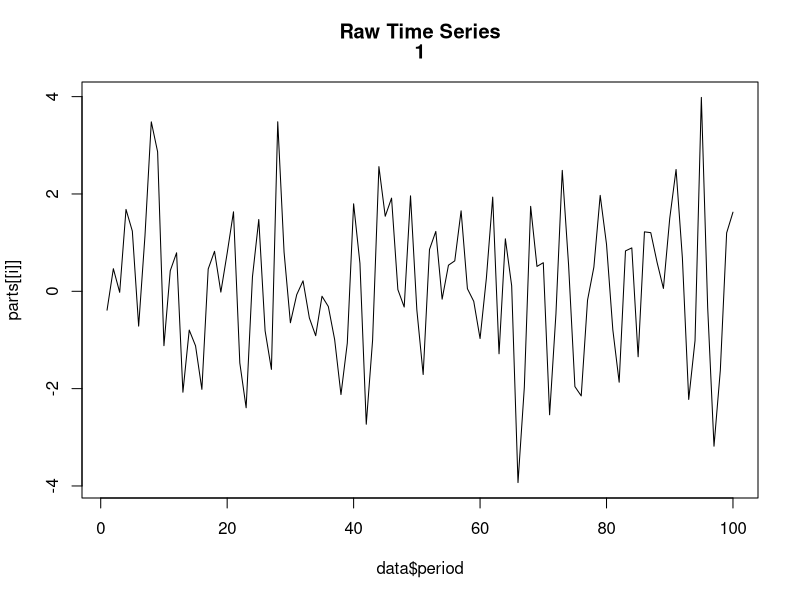
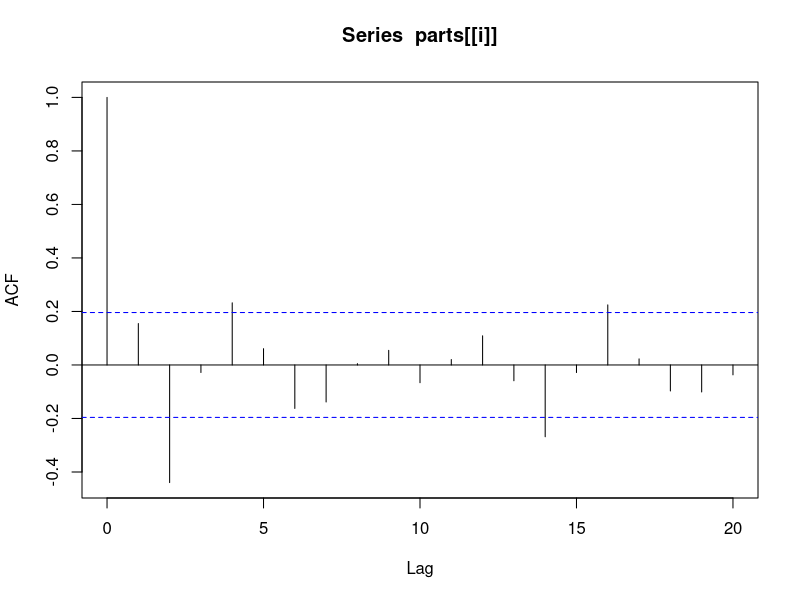
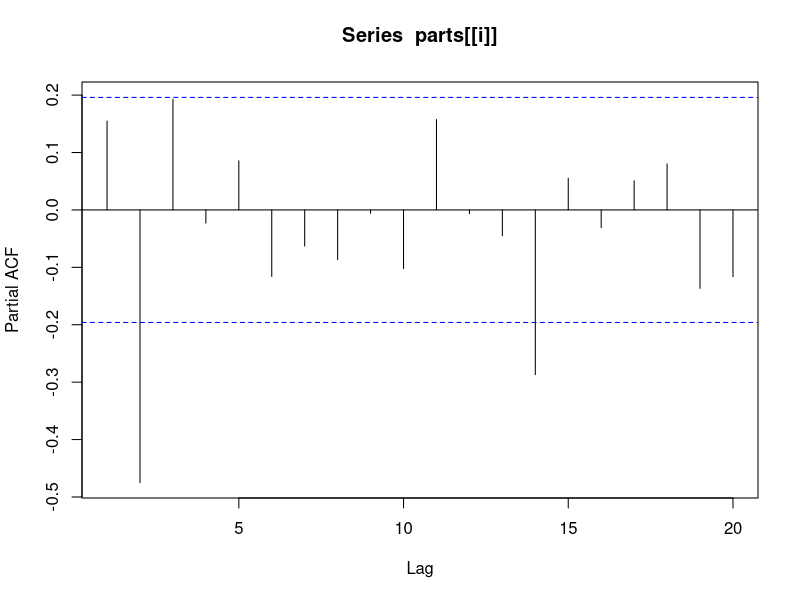
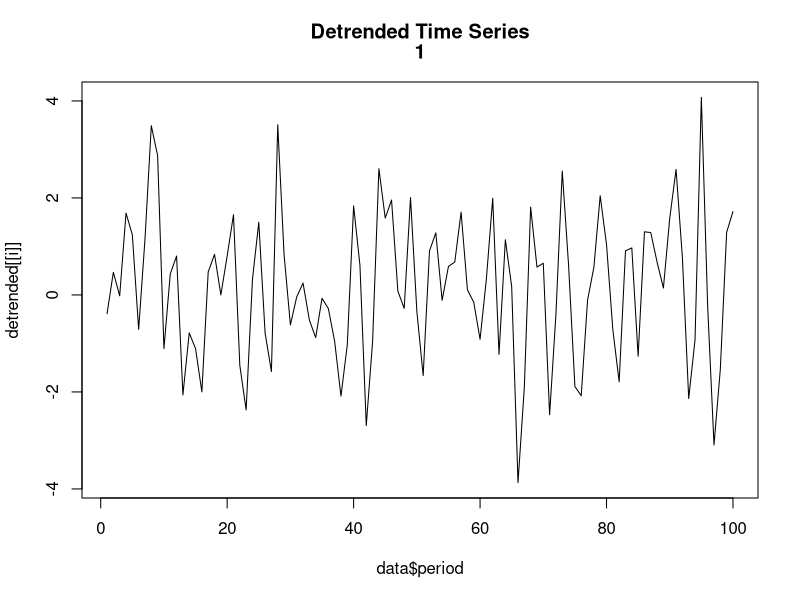
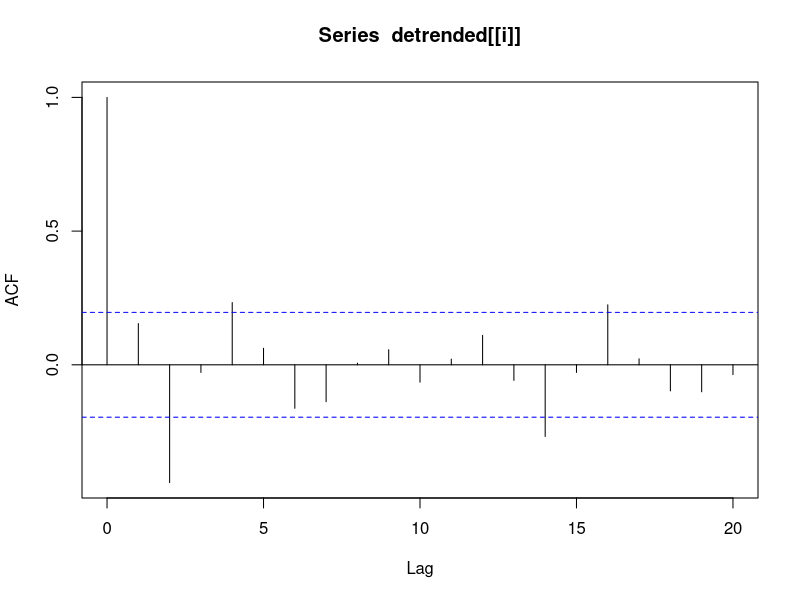
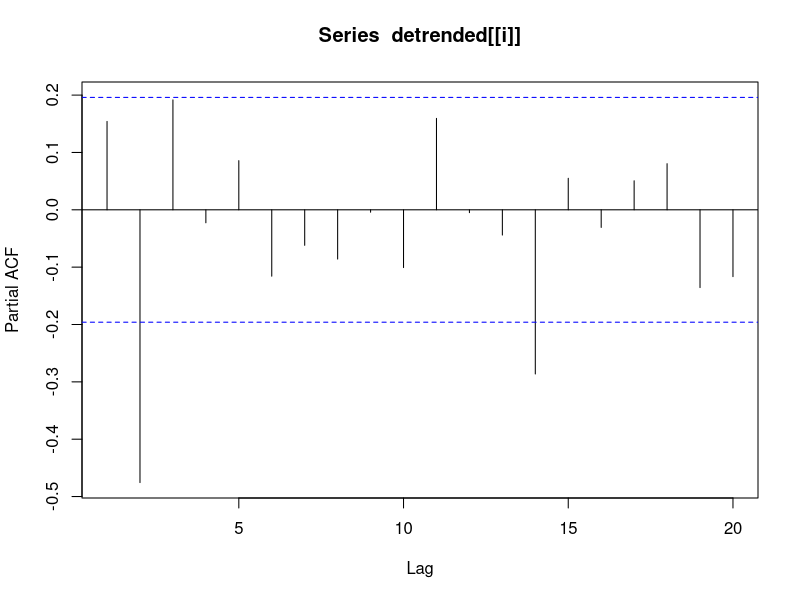
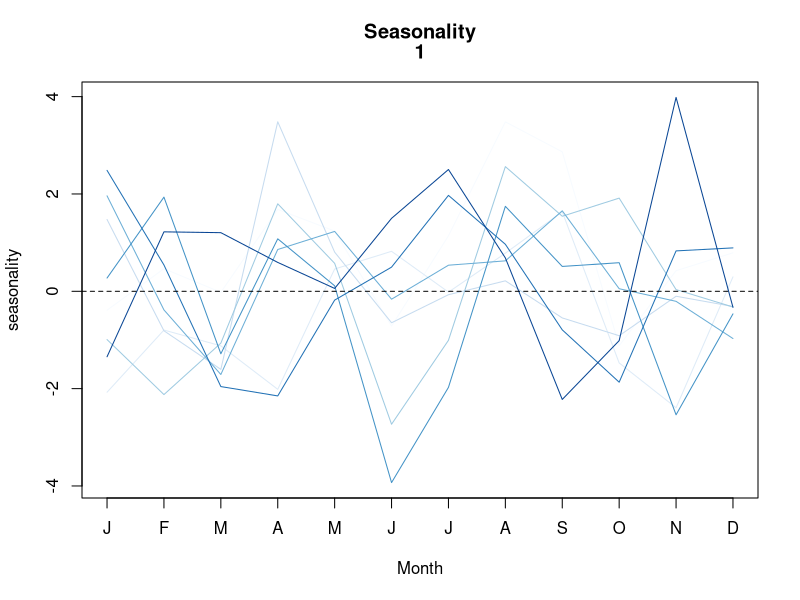
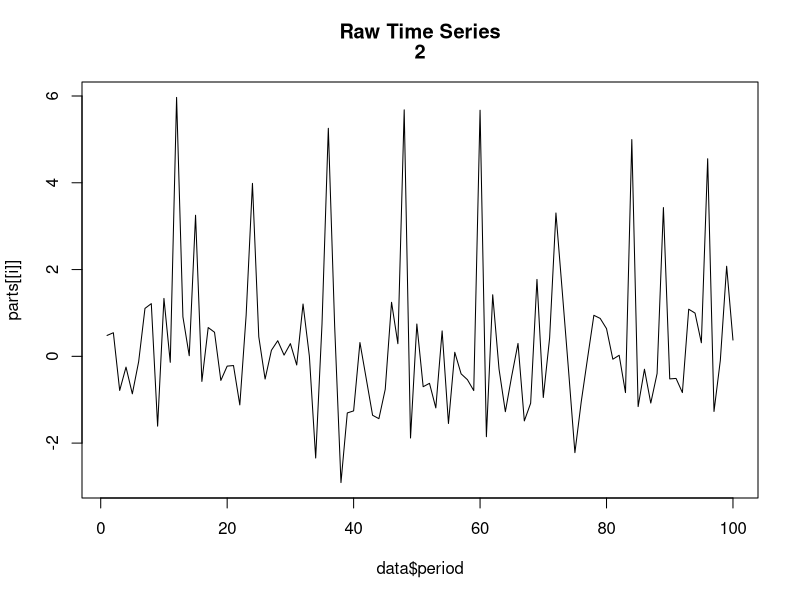

These figures' R source, in order:
## ---- chunk 1


data <- read.csv("Data/mysterytsUW.csv")
library(RColorBrewer)
data$period <- seq(1,100,1)
num.index <- seq(1,18,1)
parts <- NULL
for (i in 1:18){
  parts[[i]] <- data[,i]
}

#null vectors
fit <- NULL
beta <- NULL
detrended <- NULL

#functions

detrend.ts <- function(ts=NULL, beta=NULL, period=NULL){
  detrend <- NULL
  for (i in 1:length(ts)){
    detrend[i] <- ts[i] - beta*period[i]
  }
  return(detrend)
}

seasonality.graph <- function(data, title){
  col <- brewer.pal(8, "Blues")

  # Gather the data (sort the number of deaths by month and year in a matrix)
  seasonality <- matrix(data,nrow=12,ncol=length(data)/12, byrow=FALSE)

  # Repeat them as many times as needed
  col <-  as.vector(t(matrix(col, nrow=length(col), ncol=ceiling(ncol(seasonality)/length(col)))))

  # Plot each year over the months
  matplot(seasonality, type="l", col=col, lty=1, xaxt="n", xlab="Month",
          main=paste0(c("Seasonality",title)))
  axis(1, at=1:12, labels=c("J", "F", "M", "A", "M", "J", "J", "A", "S", "O", "N", "D"))
  abline(a=0,b=0,lty="dashed")
}

#trend

for (i in 1:18){
  #raw ts
  plot(x=data$period, y=parts[[i]], type="l", ylim=range(min(parts[[i]]),max(parts[[i]])),
       main=paste0(c("Raw Time Series",num.index[i])))
  
  #acf/pacf of raw ts
  acf(parts[[i]])
  pacf(parts[[i]])
  
  #trend modeling
  fit[[i]] <- lm(parts[[i]] ~ data$period)
  beta[i] <- fit[[i]]$coefficients[2]
  
  #detrending with plot
  detrended[[i]] <- detrend.ts(ts=parts[[i]], beta[i], period=data$period)
  plot(x=data$period, y=detrended[[i]], type="l", ylim=range(min(detrended[[i]]),max(detrended[[i]])),
       main=paste0(c("Detrended Time Series",num.index[i])))
  
  #acf/pacf of detrended ts
  acf(detrended[[i]])
  pacf(detrended[[i]])
  
  #seasonality graph
  seasonality.graph(data=parts[[i]], title=num.index[i])
}

